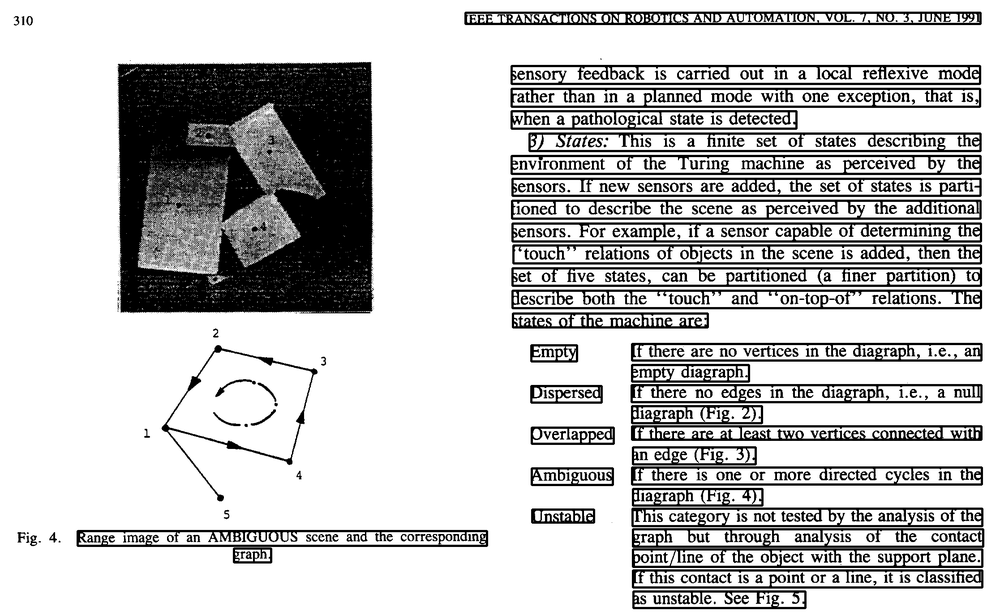
#> input picture assignment_4/test.pbm, 1000 x 615 px, shrunk from 2233 x 1374 before the run
$ python assignment_2.py ../assignment_4/test.pbm 1
#> lines starting #> are read from the running program, lines starting #| are printed output that depends on the picture
import cv2
import numpy as np
from scipy import ndimage
from scipy import misc
import sys, argparse

# h1 - Passa Alta de maior precisão e intensidade
h1_ukn = np.array([[ 0,  0, -1,  0,  0],
                   [ 0, -1, -2, -1,  0],
                   [-1, -2, 16, -2, -1],
                   [ 0, -1, -2, -1,  0],
                   [ 0,  0, -1,  0,  0]])

# h2 - gaussian filter com sigma=1.0
h2_gauss = np.array([[1,  4,  6,  4, 1],
                     [4, 16, 24, 16, 4],
                     [6, 24, 36, 24, 6],
                     [4, 16, 24, 16, 4],
                     [1,  4,  6,  4, 1]])/256

# h3 - Sobel WEST
h3_east_emboss = np.array([[-1, 0, 1],
                           [-2, 0, 2],
                           [-1, 0, 1]])

# h4 - Sobel NORTH
h4_north_emboss = np.array([[-1, -2, -1],
                           [ 0,  0,  0],
                           [ 1,  2,  1]])

# h5 - filtro passa altas
h5_high_pass = np.array([[-1, -1, -1],
                         [-1,  8, -1],
                         [-1, -1, -1]])

# h6 - arithimetic mean
h6_arith_mean = np.array([[1, 1, 1],
                          [1, 1, 1],
                          [1, 1, 1]])/9

# h7 - right diagonal edges detection
h7_right_diag = np.array([[-1, -1,  2],
                          [-1,  2, -1],
                          [ 2, -1, -1]])

# h8 - left diagonal edges detection
h8_left_diag = np.array([[ 2, -1, -1],
                         [-1,  2, -1],
                         [-1, -1,  2]])

#### MAIN FUNCTION - argparsing and filter call ####
def main(argv):
    parser = argparse.ArgumentParser(
        description='''Apply selected filter to input image.
        If more than one defined, sums their individual outputs.'''
        )
    parser.add_argument('input', help='Path of the input image.')
    parser.add_argument('ker', type=int, choices=list(range(1,9)),
                        help='ID (x) of the kernel (Hx) to be used.'
                        )
    parser.add_argument('--sum', type=int, choices=list(range(1,9)),
                        help='Takes a second filter and sum the results with: sqrt(ker**2 + pit**2)'
                        )
    parser.add_argument('-o','--output',
                        help='Path where the output image will be saved.'
                        )

    args = parser.parse_args()

    kernels = {
        1:h1_ukn,
        2:h2_gauss,
        3:h3_east_emboss,
        4:h4_north_emboss,
        5:h5_high_pass,
        6:h6_arith_mean,
        7:h7_right_diag,
        8:h8_left_diag
    }

    # [8 lines of commented-out code are left out]

    print(f"Loading image {args.input} ...")
    img = cv2.imread(args.input, cv2.IMREAD_GRAYSCALE)
#> img is the input picture: shape (615, 1000); min 0, max 255, mean 197.3
    ker = cv2.flip(kernels[args.ker], -1)
    out = cv2.filter2D(img, -1, ker)
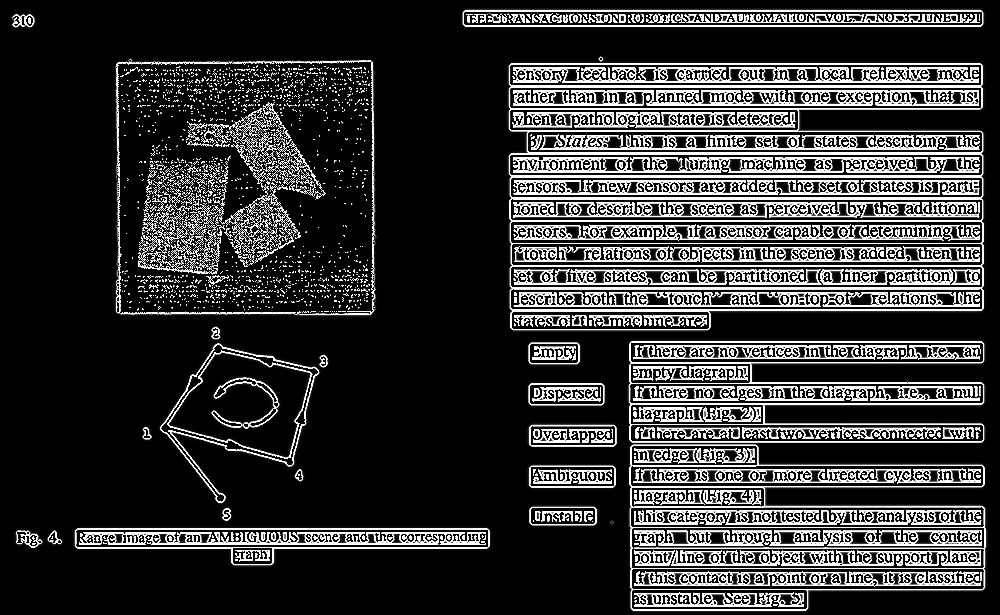
#> out: shape (615, 1000); min 0, max 255, mean 53.3

    if args.sum :
        ker = cv2.flip(kernels[args.sum], -1)
        out1 = out.astype(np.float32)
        out2 = cv2.filter2D(img, -1, ker).astype(np.float32)
        out = np.sqrt(out1**2 + out2**2)
        out = 255*(out - out.min())/np.ptp(out).astype(int)
        out = out.astype(np.uint8)

    if not args.output:
        cv2.imshow("test", out)
        cv2.waitKey()
    else:
        cv2.imwrite(args.output, out)


if __name__ == "__main__":
   main(sys.argv)
